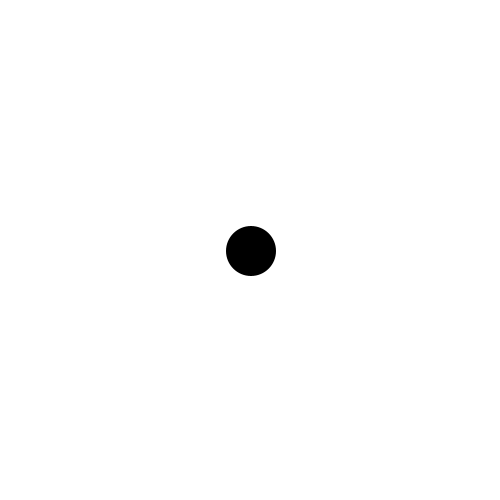
Frame 1 (no input)
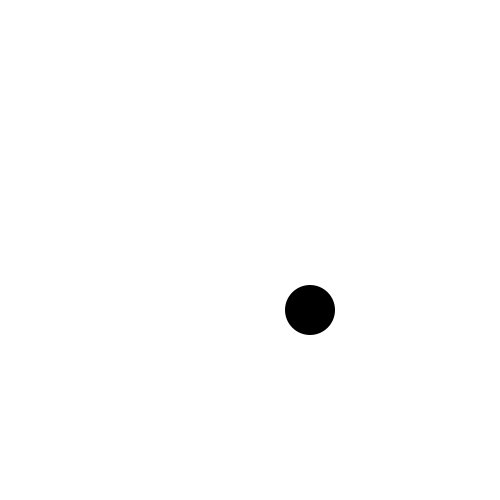
Frame 60 (the mouse pressed at the canvas centre just before this capture)
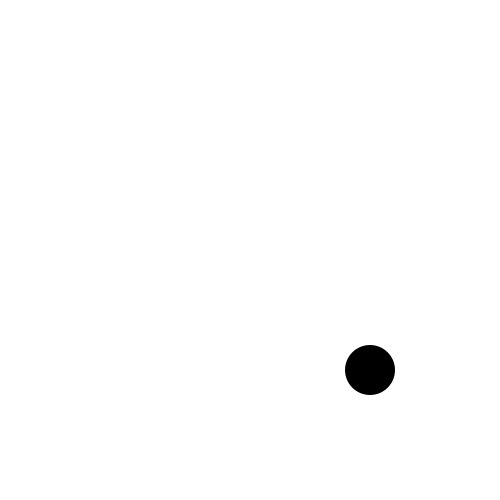
Frame 120 (the mouse held since frame 60 and released just before this capture)

The Processing sketch that drew these frames (run headless with seeded random() and noise(); from frame 60 on, the mouse is pressed at the canvas centre):

// Processing sketch: burbuja
// ── burbuja.pde
// Posicion
float posX;
float posY;

// Velocidad
float velocidadX;
float velocidadY;

// Direccion
float direccionX;
float direccionY;



void setup() {
  noStroke();
  size(500, 500);

  posX = 250;
  posY = 250;

  velocidadX = 1;
  velocidadY = 1;

  direccionX = 1;
  direccionY = 1;
}

void draw() {
  background(255);
  posX = posX + velocidadX * direccionX;
  posY = posY + velocidadY * direccionY;

  //                OR
  if (posX >= width || posX <= 0) {
    // Cambie la direccion del movimiento en el eje X
    direccionX = direccionX * -1;
  }
  
  if (posY >= height || posY <= 0) {
    // Cambie la direccion del movimiento en el eje Y
    direccionY = direccionY * -1;
  }

  fill(0);
  ellipse(posX, posY, 50, 50);
}
